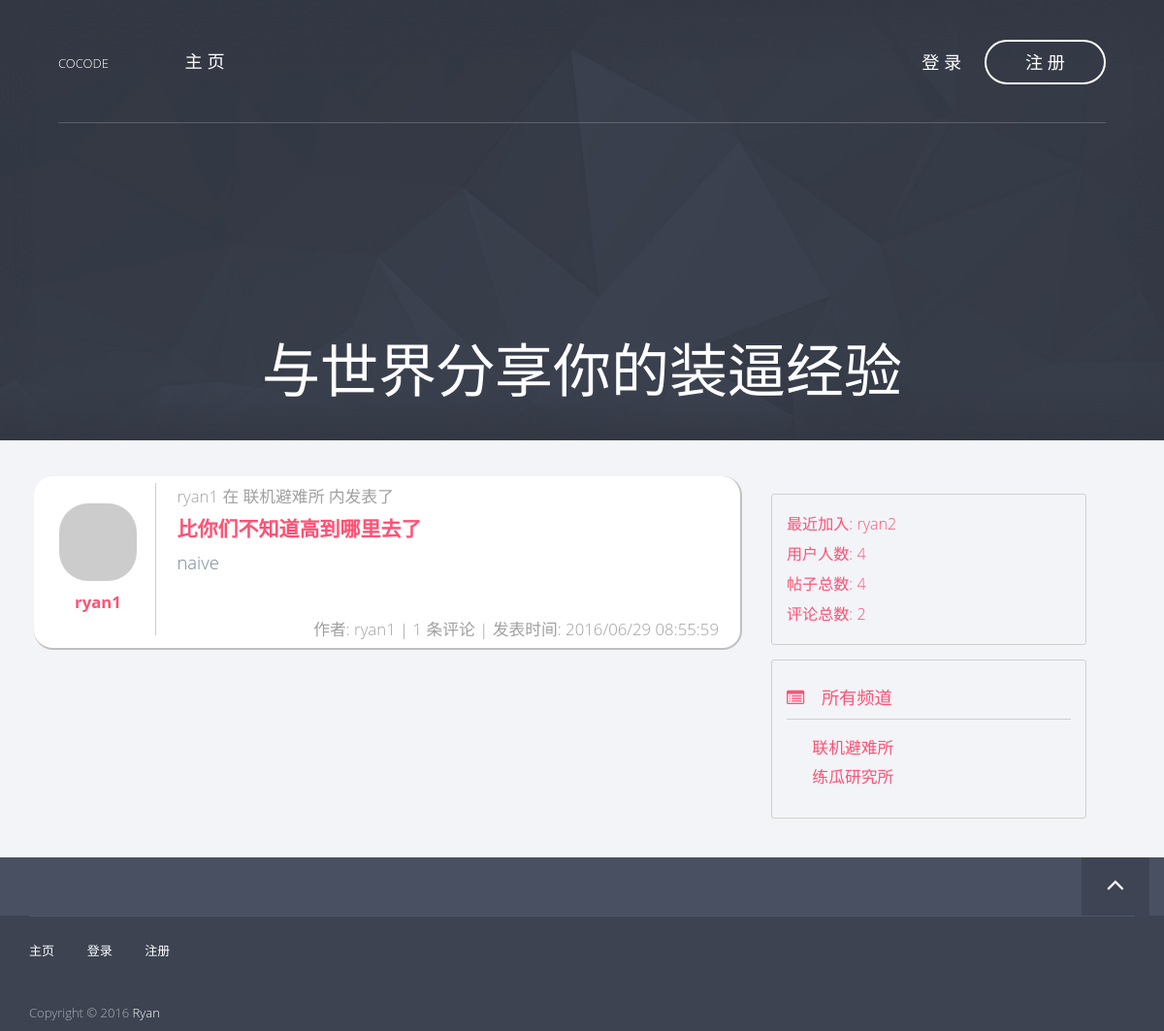
Before: / with the older database file.
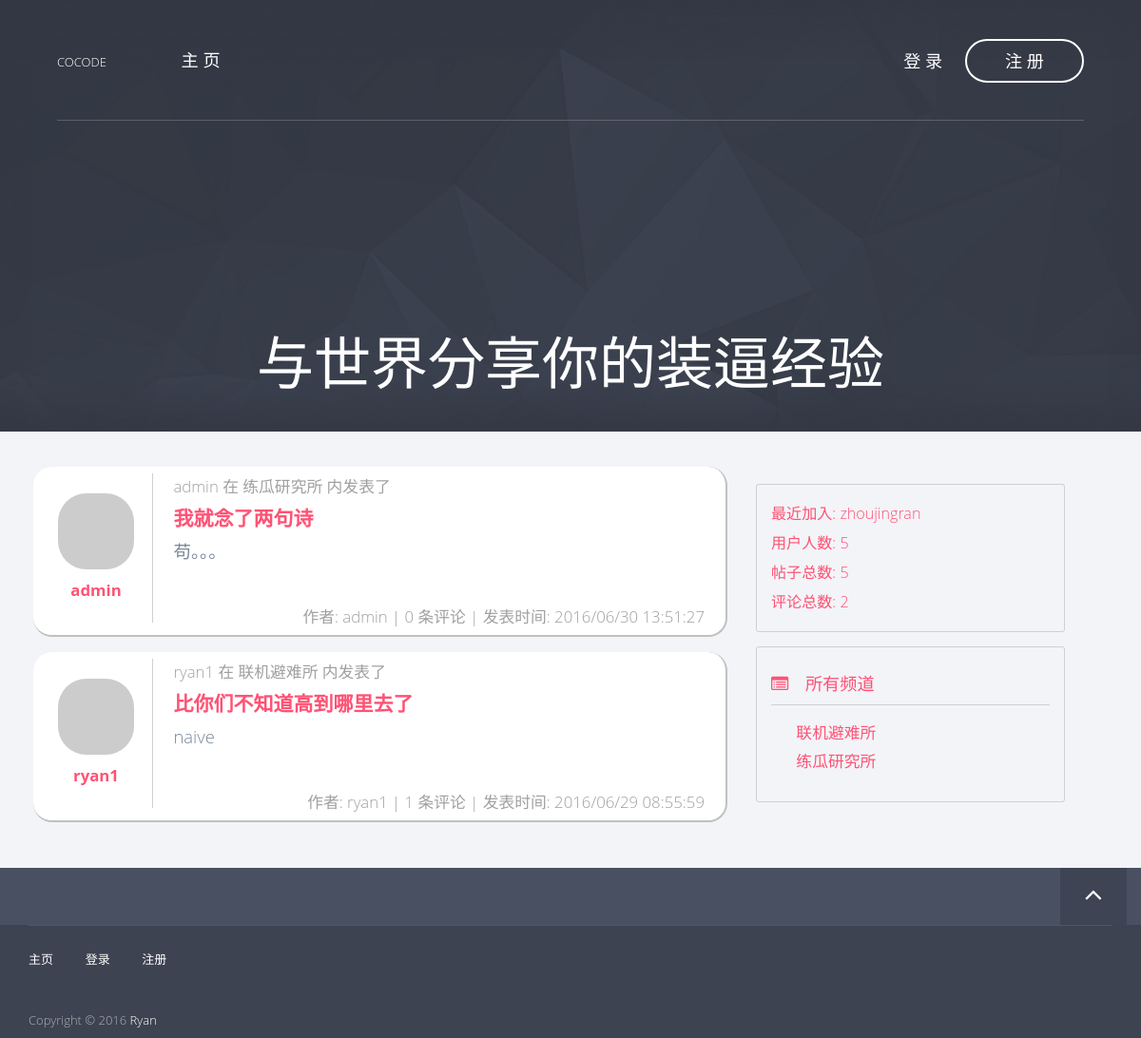
After: the same page with the newer database file.
### app/models/post.py (models this page shows, shortened)
class Post(db.Model, Model):
    __tablename__ = 'posts'
    id = db.Column(db.Integer, primary_key=True)
    title = db.Column(db.String())
    content = db.Column(db.String())
    created_time = db.Column(db.Integer, default=0)
    channel_id = db.Column(db.Integer, db.ForeignKey('channels.id'))
    user_id = db.Column(db.Integer, db.ForeignKey('users.id'))
    comments = db.relationship('Comment', backref='post')
    def display_item(self):
        name = 'post'
        title = self.title
        content_len = 58
        if self.content.__len__() > content_len:
            content = self.content[:content_len] + '...'
        else:
            content = self.content
        return (name, title, content)

### app/models/user.py (models this page shows, shortened)
class User(db.Model, Model):
    __tablename__ = 'users'
    id = db.Column(db.Integer, primary_key=True)
    username = db.Column(db.String(), unique=True)
    password_hash = db.Column(db.String())
    email = db.Column(db.String(), unique=True)
    avatar_hash = db.Column(db.String())
    created_time = db.Column(db.Integer, default=0)
    role_id = db.Column(db.Integer, db.ForeignKey('roles.id'))
    posts = db.relationship('Post', backref='author')
    comments = db.relationship('Comment', backref='author')
    @property
    def password(self):
        raise AttributeError('password is not readable')
    def gravatar(self, size=100, default='identicon', rating='g'):
        from flask import request
        gravatar_url = 'secure.gravatar.com/avatar'
        if request.is_secure:
            url = 'https://' + gravatar_url
        else:
            url = 'http://' + gravatar_url
        hash = self.avatar_hash or md5(self.email.encode('utf-8')).hexdigest()
        return '{url}/{hash}?s={size}&d={default}&r={rating}'.format(url=url,
                                                                     hash=hash,
                                                                     size=size,
                                                                     default=default,
                                                                     rating=rating)

### app/models/channel.py (models this page shows, shortened)
class Channel(db.Model, Model):
    __tablename__ = 'channels'
    id = db.Column(db.Integer, primary_key=True)
    name = db.Column(db.String(), default=ChannelPermission.NORMAL[0])
    permission = db.Column(db.Integer)
    created_time = db.Column(db.Integer, default=0)
    posts = db.relationship('Post', backref='channel')
    def is_admin(self):
        return self.permission == ChannelPermission.ADMIN[0]

### app/views.py (the view)
@app.route('/')
def index():
    user = current_user()
    if user is not None and user.is_admin():
        posts = Post.query.all()
    else:
        posts = []
        channels = Channel.query.filter_by(permission=ChannelPermission.NORMAL[0])
        for c in channels:
            p = c.posts
            posts += p
    posts.sort(key=lambda p: p.created_time, reverse=True)
    return render_template('index.html',
                           posts=posts)

### app/context_processers.py (called while the page is built)
@app.context_processor
def current_user_processor():
    return dict(current_user=current_user())

@app.context_processor
def channel_processor():
    channels = Channel.query.all()
    permissions = [
        ChannelPermission.NORMAL,
        ChannelPermission.ADMIN,
    ]
    dic = {
        'channels': channels,
        'permissions': permissions,
    }
    return dict(**dic)

@app.context_processor
def user_processor():
    user_count = User.query.count()
    new_user = User.query.order_by(User.created_time.desc()).first()
    return dict(new_user=new_user,
                user_count=user_count)

@app.context_processor
def post_processor():
    post_count = Post.query.count()
    return dict(post_count=post_count)

@app.context_processor
def comment_processor():
    comment_count = Comment.query.count()
    return dict(comment_count=comment_count)

### app/filters.py (called while the page is built)
@app.template_filter('format_time')
def format_time(timestamp):
    format = '%Y/%m/%d %H:%M:%S'
    t = time.localtime(timestamp)
    ft = time.strftime(format, t)
    return ft

### app/models/user.py (called while the page is built)
def current_user():
    id = session.get('user_key', None)
    user = None
    if id is not None:
        user = User.query.get(id)
    return user

### app/templates/index.html (shortened to what this page needs)
{% extends "base8-4.html" %}
{% block header %}
    <div class="hero-content text-center">
        {% if current_user is not none %}
        <h1>欢迎，{{ current_user.username }}</h1>
        {% else %}
        <a href="/login"><h1>与世界分享你的装逼经验</h1></a>
        {% endif %}
    </div>
{% endblock %}
{% block page_content %}
    {% include "_posts.html" %}
{% endblock %}

### app/templates/_posts.html (shortened to what this page needs)
<div class="items-container">
    {% for post in posts %}
        <div class="item-container col-md-12">
            {% set post_author = post.author %}
            {% set post_channel = post.channel.name %}
            {% set item = post.display_item() %}
            {% set post_title = item[1] %}
            {% set post_content = item[2] %}
            <div class="col-md-2 item-left">
                <div class="item-portrait">
                    <img class="img-rounded center-block round" src="{{ post_author.gravatar(size=60) }}" />
                </div>
                <div class="item-author">
                    <a href="/profile/{{ post_author.username }}">{{ post_author.username }}</a>
                </div>
            </div>
            <div class="col-md-10 item-right">
                <div class="item-header">
                    {{ post_author.username }} 在 {{ post_channel }} 内发表了
                </div>
                    <div class="item-title">
                        <a href="/post/{{ post.id }}">{{ post_title }}</a>
                    </div>
                    <div class="item-content">
                        {{ post_content }}
                    </div>
                <div class="item-footer">
                    作者: {{ post_author.username }} |
                    {{ post.comments | length }} 条评论 |
                    发表时间: {{ post.created_time | format_time }}
                </div>
            </div>
        </div>
    {% endfor %}
</div>

### app/templates/_bbs_info.html
<div class="col-md-10 forum-info">
    <div class="forum-info-item">最近加入: <a href="/profile/{{ new_user.username }}">{{ new_user.username }}</a></div>
    <div class="forum-info-item">用户人数: {{ user_count }}</div>
    <div class="forum-info-item">帖子总数: {{ post_count }} </div>
    <div class="forum-info-item">评论总数: {{ comment_count }} </div>
</div>

### app/templates/_channels.html (shortened to what this page needs)
<div class="col-md-10 channel-list">
    <div class="channel-list-caption">
        <i class="fa fa-list-alt"></i> 所有频道
    </div>
    <div class="channel-list-items">
        {% for c in channels %}
        {% if not c.is_admin() %}
            <div class="channel-list-item">
                <a href="/channel/{{ c.id }}">{{ c.name }}</a>
            </div>
        {% endif %}
        {% endfor %}
    </div>
</div>

Changed rows visible on the page:
no longer on this page (row unchanged): User: username "ryan2"
added Post: {{ post_channel }} "练瓜研究所", title "我就念了两句诗", content "苟。。。", comments|length "0", created_time "2016/06/30 13:51:27"
now on this page (row unchanged): User: username "admin"
added User: username "zhoujingran"
Other visible differences:
{{ user_count }}: "4" → "5"
{{ post_count }}: "4" → "5"
